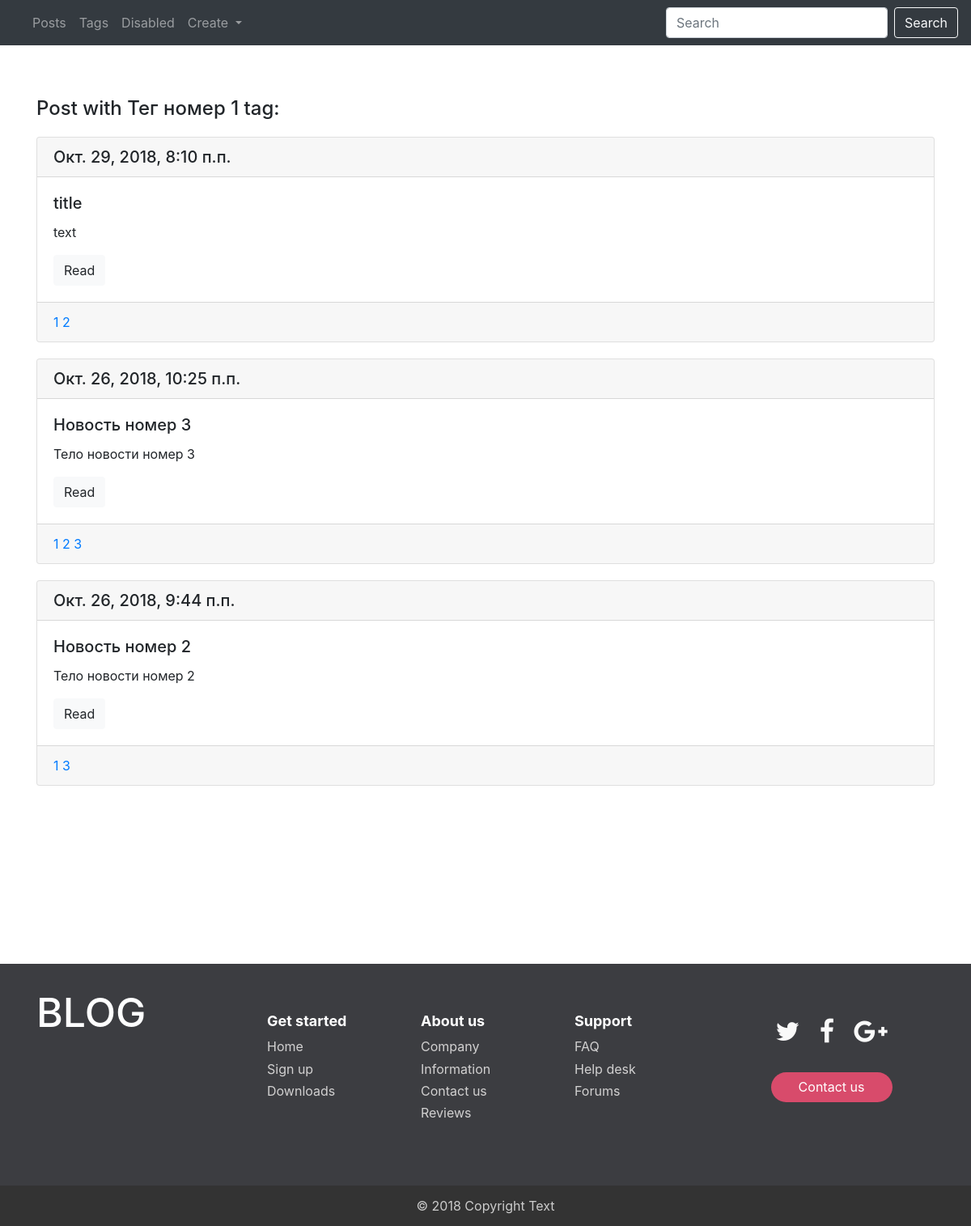
Page /blog/tag/1/ on the earlier database version.
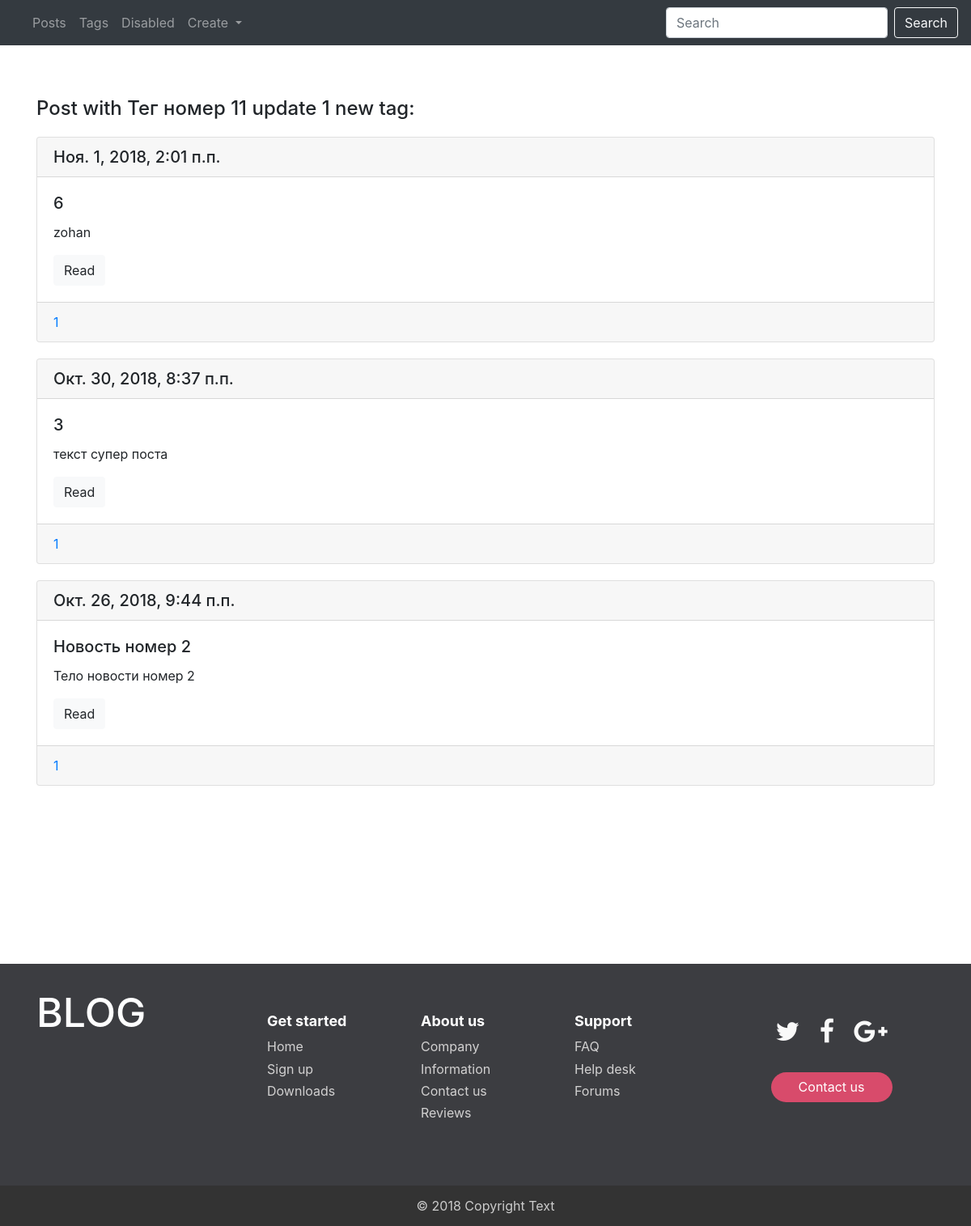
Same page on the later database version.
### myblog/models.py (models this page shows, shortened)
class Tag(models.Model):
    title = models.CharField(max_length=150, db_index=True)  # db_index=True - индексация для более быстрого поиска
    def get_absolute_url(self):
        return reverse("tag_detail_url", kwargs={"pk": self.pk})
    class Meta:
        verbose_name = "Тег"
        verbose_name_plural = "Теги"
        ordering = ("id",)  # отсортировали так что новые вверху

class Post(models.Model):
    tags_to_post = models.ManyToManyField('Tag', blank=True, related_name="posts_to_tag") # blank=True- полк может быть пустым,
    title = models.CharField(max_length=150, db_index=True) # db_index=True - индексация для более быстрого поиска
    body = models.TextField(blank=True, db_index=True) # blank=True- полк может быть пустым, db_index=True - индексация для более быстрого поиска
    date_pub = models.DateTimeField(auto_now_add=True) # auto_now_add=True - текуущее время при сохранении в базу,
    def get_absolute_url(self):  # метод который возвращает ссылку на конкретный обьет класса, передаем url шаблона и словарь
        return reverse("post_detail_url", kwargs={"pk": self.pk})  # в словарь в качестве ключа получает поле,
    class Meta:
        verbose_name = "Новость"
        verbose_name_plural = "Новости"
        ordering = ("-date_pub",)  # отсортировали так что новые вверху

### myblog/views.py (the view)
# urls.py: path('tag/<pk>/', TagDetailView.as_view(), name="tag_detail_url"),
class TagDetailView(DetailView):
    model = Tag
    template_name = "blog/tagdetail.html"

### myblog/templates/blog/tagdetail.html (shortened to what this page needs)
{% extends "blog/base.html" %}
    {% block y %}
        <h4 style="margin-bottom: 20px"> Post with {{ tag.title }} tag:</h4>
        {% for post in tag.posts_to_tag.all %}
            {% include "blog/includes/include_card.html" %}
        {% endfor %}
    {% endblock %}

### myblog/templates/blog/includes/include_card.html
<div class="card" style="margin-bottom: 20px;">
    <h5 class="card-header">{{ post.date_pub }}</h5>
    <div class="card-body">
        <h5 class="card-title"> {{ post.title }} </h5>
        <p class="card-text"> {{ post.body|truncatewords:15 }} </p>
        <a href="{{ post.get_absolute_url }}" class="btn btn-light">Read</a>
    </div>
    <div class="card-footer text-muted">
        {% for tag in post.tags_to_post.all %}
            <a href="{{ tag.get_absolute_url }}">{{ tag.pk }}</a>
        {% endfor %}
    </div>
</div>

Differences in the rows shown:
removed Post: date_pub "Окт. 29, 2018, 8:10 п.п.", title "title", body "text", Tag (pk "1")
removed Tag: pk "2"
removed Post: date_pub "Окт. 26, 2018, 10:25 п.п.", title "Новость номер 3", body "Тело новости номер 3", Tag (pk "1")
removed Tag: pk "3"
changed Tag id 1: title "Тег номер 1" → "Тег номер 11 update 1 new"
added Post: date_pub "Ноя. 1, 2018, 2:01 п.п.", title "6", body "zohan", Tag (pk "1")
added Post: date_pub "Окт. 30, 2018, 8:37 п.п.", title "3", body "текст супер поста", Tag (pk "1")
